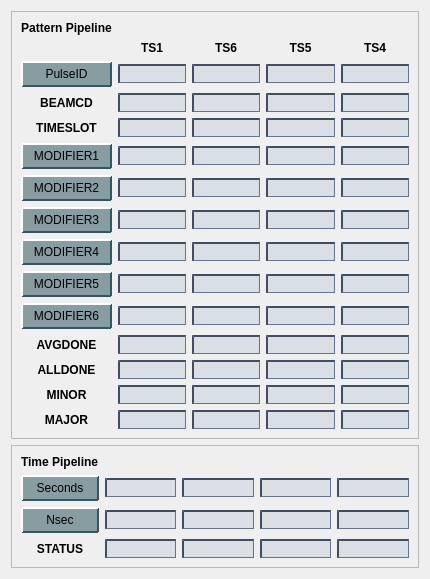
<?xml version="1.0" encoding="UTF-8"?>
<ui version="4.0">
 <class>Form</class>
 <widget class="QWidget" name="Form">
  <property name="geometry">
   <rect>
    <x>0</x>
    <y>0</y>
    <width>430</width>
    <height>539</height>
   </rect>
  </property>
  <property name="windowTitle">
   <string>Timing Pattern Diagnostics - TPR:${LOCA}:${IOC_UNIT}:${INST}</string>
  </property>
  <property name="styleSheet">
   <string notr="true">QPushButton {
    background-color: rgb(136,157,162);
    border-color: rgb(212,228,233) rgb(50,88,100) rgb(50,88,100) rgb(212,228,233);
    border-style: outset;
    border-radius: 1px;
    border-width: 2px; 
    padding: 4px;
}
QPushButton:hover {
   background-color: rgb(106,127,132);
}
QPushButton:pressed {
    background-color: rgb(208,229,232);
    border-style: inset;
    border-width: 2px;
	border-color: rgb(50,88,100) rgb(212,228,233) rgb(212,228,233) rgb(50,88,100);
}
QPushButton:checked{
    background-color: rgb(208,229,232);
    border-style: inset;
    border-width: 2px;
	border-color:  rgb(112,134,142) rgb(229,233,235) rgb(239,233,235) rgb(112,134,142);
}
QLineEdit {
  background-color: rgb(218,223,230);
  border-color: rgb(66,77,96);
  border-style: inset;
  border-width: 2px 1px 1px 2px;
}
QLineEdit:hover {
 background-color: rgb(198,203,210)
}
PyDMLabel {
  background-color: rgb(189,197,205);
}
</string>
  </property>
  <layout class="QVBoxLayout" name="verticalLayout">
   <item>
    <widget class="QFrame" name="frame">
     <property name="frameShape">
      <enum>QFrame::StyledPanel</enum>
     </property>
     <property name="frameShadow">
      <enum>QFrame::Raised</enum>
     </property>
     <layout class="QGridLayout" name="gridLayout">
      <item row="1" column="1">
       <widget class="QLabel" name="label">
        <property name="font">
         <font>
          <weight>75</weight>
          <bold>true</bold>
         </font>
        </property>
        <property name="text">
         <string>TS1</string>
        </property>
        <property name="alignment">
         <set>Qt::AlignCenter</set>
        </property>
       </widget>
      </item>
      <item row="5" column="0">
       <widget class="PyDMRelatedDisplayButton" name="PyDMRelatedDisplayButton_2">
        <property name="toolTip">
         <string/>
        </property>
        <property name="text">
         <string>MODIFIER1</string>
        </property>
       </widget>
      </item>
      <item row="9" column="4">
       <widget class="PyDMLineEdit" name="PyDMLineEdit_45">
        <property name="font">
         <font>
          <pointsize>8</pointsize>
         </font>
        </property>
        <property name="toolTip">
         <string/>
        </property>
        <property name="alignment">
         <set>Qt::AlignCenter</set>
        </property>
        <property name="channel" stdset="0">
         <string>ca://TPR:${LOCA}:${IOC_UNIT}:${INST}:PATTD_MODIFIER5</string>
        </property>
       </widget>
      </item>
      <item row="1" column="4">
       <widget class="QLabel" name="label_4">
        <property name="font">
         <font>
          <weight>75</weight>
          <bold>true</bold>
         </font>
        </property>
        <property name="text">
         <string>TS4</string>
        </property>
        <property name="alignment">
         <set>Qt::AlignCenter</set>
        </property>
       </widget>
      </item>
      <item row="4" column="1">
       <widget class="PyDMLineEdit" name="PyDMLineEdit_3">
        <property name="font">
         <font>
          <pointsize>8</pointsize>
         </font>
        </property>
        <property name="toolTip">
         <string/>
        </property>
        <property name="alignment">
         <set>Qt::AlignCenter</set>
        </property>
        <property name="channel" stdset="0">
         <string>ca://TPR:${LOCA}:${IOC_UNIT}:${INST}:PATTD3_TIMESLOT</string>
        </property>
       </widget>
      </item>
      <item row="9" column="1">
       <widget class="PyDMLineEdit" name="PyDMLineEdit_8">
        <property name="font">
         <font>
          <pointsize>8</pointsize>
         </font>
        </property>
        <property name="toolTip">
         <string/>
        </property>
        <property name="alignment">
         <set>Qt::AlignCenter</set>
        </property>
        <property name="channel" stdset="0">
         <string>ca://TPR:${LOCA}:${IOC_UNIT}:${INST}:PATTD3_MODIFIER5</string>
        </property>
       </widget>
      </item>
      <item row="4" column="3">
       <widget class="PyDMLineEdit" name="PyDMLineEdit_35">
        <property name="font">
         <font>
          <pointsize>8</pointsize>
         </font>
        </property>
        <property name="toolTip">
         <string/>
        </property>
        <property name="alignment">
         <set>Qt::AlignCenter</set>
        </property>
        <property name="channel" stdset="0">
         <string>ca://TPR:${LOCA}:${IOC_UNIT}:${INST}:PATTD1_TIMESLOT</string>
        </property>
       </widget>
      </item>
      <item row="10" column="1">
       <widget class="PyDMLineEdit" name="PyDMLineEdit_9">
        <property name="font">
         <font>
          <pointsize>8</pointsize>
         </font>
        </property>
        <property name="toolTip">
         <string/>
        </property>
        <property name="alignment">
         <set>Qt::AlignCenter</set>
        </property>
        <property name="channel" stdset="0">
         <string>ca://TPR:${LOCA}:${IOC_UNIT}:${INST}:PATTD3_MODIFIER6</string>
        </property>
       </widget>
      </item>
      <item row="3" column="0">
       <widget class="QLabel" name="label_5">
        <property name="font">
         <font>
          <weight>75</weight>
          <bold>true</bold>
         </font>
        </property>
        <property name="text">
         <string>BEAMCD</string>
        </property>
        <property name="alignment">
         <set>Qt::AlignCenter</set>
        </property>
       </widget>
      </item>
      <item row="12" column="2">
       <widget class="PyDMLineEdit" name="PyDMLineEdit_20">
        <property name="font">
         <font>
          <pointsize>8</pointsize>
         </font>
        </property>
        <property name="toolTip">
         <string/>
        </property>
        <property name="alignment">
         <set>Qt::AlignCenter</set>
        </property>
        <property name="channel" stdset="0">
         <string>ca://TPR:${LOCA}:${IOC_UNIT}:${INST}:PATTD2_EDEFINIT</string>
        </property>
       </widget>
      </item>
      <item row="7" column="0">
       <widget class="PyDMRelatedDisplayButton" name="PyDMRelatedDisplayButton_4">
        <property name="toolTip">
         <string/>
        </property>
        <property name="text">
         <string>MODIFIER3</string>
        </property>
       </widget>
      </item>
      <item row="13" column="0">
       <widget class="QLabel" name="label_8">
        <property name="font">
         <font>
          <weight>75</weight>
          <bold>true</bold>
         </font>
        </property>
        <property name="text">
         <string>MINOR</string>
        </property>
        <property name="alignment">
         <set>Qt::AlignCenter</set>
        </property>
       </widget>
      </item>
      <item row="5" column="2">
       <widget class="PyDMLineEdit" name="PyDMLineEdit_18">
        <property name="font">
         <font>
          <pointsize>8</pointsize>
         </font>
        </property>
        <property name="toolTip">
         <string/>
        </property>
        <property name="alignment">
         <set>Qt::AlignCenter</set>
        </property>
        <property name="channel" stdset="0">
         <string>ca://TPR:${LOCA}:${IOC_UNIT}:${INST}:PATTD2_MODIFIER1</string>
        </property>
       </widget>
      </item>
      <item row="3" column="4">
       <widget class="PyDMLineEdit" name="PyDMLineEdit_41">
        <property name="font">
         <font>
          <pointsize>8</pointsize>
         </font>
        </property>
        <property name="toolTip">
         <string/>
        </property>
        <property name="alignment">
         <set>Qt::AlignCenter</set>
        </property>
        <property name="channel" stdset="0">
         <string>ca://TPR:${LOCA}:${IOC_UNIT}:${INST}:PATTD_BEAMCODE</string>
        </property>
       </widget>
      </item>
      <item row="14" column="1">
       <widget class="PyDMLineEdit" name="PyDMLineEdit_13">
        <property name="font">
         <font>
          <pointsize>8</pointsize>
         </font>
        </property>
        <property name="toolTip">
         <string/>
        </property>
        <property name="alignment">
         <set>Qt::AlignCenter</set>
        </property>
        <property name="channel" stdset="0">
         <string>ca://TPR:${LOCA}:${IOC_UNIT}:${INST}:PATTD3_EDEFMAJOR</string>
        </property>
       </widget>
      </item>
      <item row="2" column="4">
       <widget class="PyDMLineEdit" name="PyDMLineEdit_47">
        <property name="font">
         <font>
          <pointsize>8</pointsize>
         </font>
        </property>
        <property name="toolTip">
         <string/>
        </property>
        <property name="alignment">
         <set>Qt::AlignCenter</set>
        </property>
        <property name="channel" stdset="0">
         <string>ca://TPR:${LOCA}:${IOC_UNIT}:${INST}:PATTD_PULSEID</string>
        </property>
       </widget>
      </item>
      <item row="6" column="3">
       <widget class="PyDMLineEdit" name="PyDMLineEdit_36">
        <property name="font">
         <font>
          <pointsize>8</pointsize>
         </font>
        </property>
        <property name="toolTip">
         <string/>
        </property>
        <property name="alignment">
         <set>Qt::AlignCenter</set>
        </property>
        <property name="channel" stdset="0">
         <string>ca://TPR:${LOCA}:${IOC_UNIT}:${INST}:PATTD1_MODIFIER2</string>
        </property>
       </widget>
      </item>
      <item row="7" column="4">
       <widget class="PyDMLineEdit" name="PyDMLineEdit_40">
        <property name="font">
         <font>
          <pointsize>8</pointsize>
         </font>
        </property>
        <property name="toolTip">
         <string/>
        </property>
        <property name="alignment">
         <set>Qt::AlignCenter</set>
        </property>
        <property name="channel" stdset="0">
         <string>ca://TPR:${LOCA}:${IOC_UNIT}:${INST}:PATTD_MODIFIER3</string>
        </property>
       </widget>
      </item>
      <item row="13" column="3">
       <widget class="PyDMLineEdit" name="PyDMLineEdit_30">
        <property name="font">
         <font>
          <pointsize>8</pointsize>
         </font>
        </property>
        <property name="toolTip">
         <string/>
        </property>
        <property name="alignment">
         <set>Qt::AlignCenter</set>
        </property>
        <property name="channel" stdset="0">
         <string>ca://TPR:${LOCA}:${IOC_UNIT}:${INST}:PATTD1_EDEFMINOR</string>
        </property>
       </widget>
      </item>
      <item row="6" column="2">
       <widget class="PyDMLineEdit" name="PyDMLineEdit_23">
        <property name="font">
         <font>
          <pointsize>8</pointsize>
         </font>
        </property>
        <property name="toolTip">
         <string/>
        </property>
        <property name="alignment">
         <set>Qt::AlignCenter</set>
        </property>
        <property name="channel" stdset="0">
         <string>ca://TPR:${LOCA}:${IOC_UNIT}:${INST}:PATTD2_MODIFIER2</string>
        </property>
       </widget>
      </item>
      <item row="2" column="2">
       <widget class="PyDMLineEdit" name="PyDMLineEdit_21">
        <property name="font">
         <font>
          <pointsize>8</pointsize>
         </font>
        </property>
        <property name="toolTip">
         <string/>
        </property>
        <property name="alignment">
         <set>Qt::AlignCenter</set>
        </property>
        <property name="channel" stdset="0">
         <string>ca://TPR:${LOCA}:${IOC_UNIT}:${INST}:PATTD2_PULSEID</string>
        </property>
       </widget>
      </item>
      <item row="12" column="0">
       <widget class="QLabel" name="label_9">
        <property name="font">
         <font>
          <weight>75</weight>
          <bold>true</bold>
         </font>
        </property>
        <property name="text">
         <string>ALLDONE</string>
        </property>
        <property name="alignment">
         <set>Qt::AlignCenter</set>
        </property>
       </widget>
      </item>
      <item row="10" column="3">
       <widget class="PyDMLineEdit" name="PyDMLineEdit_37">
        <property name="font">
         <font>
          <pointsize>8</pointsize>
         </font>
        </property>
        <property name="toolTip">
         <string/>
        </property>
        <property name="alignment">
         <set>Qt::AlignCenter</set>
        </property>
        <property name="channel" stdset="0">
         <string>ca://TPR:${LOCA}:${IOC_UNIT}:${INST}:PATTD1_MODIFIER6</string>
        </property>
       </widget>
      </item>
      <item row="3" column="1">
       <widget class="PyDMLineEdit" name="PyDMLineEdit_2">
        <property name="font">
         <font>
          <pointsize>8</pointsize>
         </font>
        </property>
        <property name="toolTip">
         <string/>
        </property>
        <property name="alignment">
         <set>Qt::AlignCenter</set>
        </property>
        <property name="channel" stdset="0">
         <string>ca://TPR:${LOCA}:${IOC_UNIT}:${INST}:PATTD3_BEAMCODE</string>
        </property>
       </widget>
      </item>
      <item row="14" column="4">
       <widget class="PyDMLineEdit" name="PyDMLineEdit_51">
        <property name="font">
         <font>
          <pointsize>8</pointsize>
         </font>
        </property>
        <property name="toolTip">
         <string/>
        </property>
        <property name="alignment">
         <set>Qt::AlignCenter</set>
        </property>
        <property name="channel" stdset="0">
         <string>ca://TPR:${LOCA}:${IOC_UNIT}:${INST}:PATTD_EDEFMAJOR</string>
        </property>
       </widget>
      </item>
      <item row="2" column="1">
       <widget class="PyDMLineEdit" name="PyDMLineEdit">
        <property name="font">
         <font>
          <pointsize>8</pointsize>
         </font>
        </property>
        <property name="toolTip">
         <string/>
        </property>
        <property name="alignment">
         <set>Qt::AlignCenter</set>
        </property>
        <property name="channel" stdset="0">
         <string>ca://TPR:${LOCA}:${IOC_UNIT}:${INST}:PATTD3_PULSEID</string>
        </property>
       </widget>
      </item>
      <item row="7" column="2">
       <widget class="PyDMLineEdit" name="PyDMLineEdit_14">
        <property name="font">
         <font>
          <pointsize>8</pointsize>
         </font>
        </property>
        <property name="toolTip">
         <string/>
        </property>
        <property name="alignment">
         <set>Qt::AlignCenter</set>
        </property>
        <property name="channel" stdset="0">
         <string>ca://TPR:${LOCA}:${IOC_UNIT}:${INST}:PATTD2_MODIFIER3</string>
        </property>
       </widget>
      </item>
      <item row="5" column="4">
       <widget class="PyDMLineEdit" name="PyDMLineEdit_44">
        <property name="font">
         <font>
          <pointsize>8</pointsize>
         </font>
        </property>
        <property name="toolTip">
         <string/>
        </property>
        <property name="alignment">
         <set>Qt::AlignCenter</set>
        </property>
        <property name="channel" stdset="0">
         <string>ca://TPR:${LOCA}:${IOC_UNIT}:${INST}:PATTD_MODIFIER1</string>
        </property>
       </widget>
      </item>
      <item row="8" column="1">
       <widget class="PyDMLineEdit" name="PyDMLineEdit_7">
        <property name="font">
         <font>
          <pointsize>8</pointsize>
         </font>
        </property>
        <property name="toolTip">
         <string/>
        </property>
        <property name="alignment">
         <set>Qt::AlignCenter</set>
        </property>
        <property name="channel" stdset="0">
         <string>ca://TPR:${LOCA}:${IOC_UNIT}:${INST}:PATTD3_MODIFIER4</string>
        </property>
       </widget>
      </item>
      <item row="7" column="3">
       <widget class="PyDMLineEdit" name="PyDMLineEdit_27">
        <property name="font">
         <font>
          <pointsize>8</pointsize>
         </font>
        </property>
        <property name="toolTip">
         <string/>
        </property>
        <property name="alignment">
         <set>Qt::AlignCenter</set>
        </property>
        <property name="channel" stdset="0">
         <string>ca://TPR:${LOCA}:${IOC_UNIT}:${INST}:PATTD1_MODIFIER3</string>
        </property>
       </widget>
      </item>
      <item row="14" column="0">
       <widget class="QLabel" name="label_7">
        <property name="font">
         <font>
          <weight>75</weight>
          <bold>true</bold>
         </font>
        </property>
        <property name="text">
         <string>MAJOR</string>
        </property>
        <property name="alignment">
         <set>Qt::AlignCenter</set>
        </property>
       </widget>
      </item>
      <item row="2" column="0">
       <widget class="PyDMRelatedDisplayButton" name="PyDMRelatedDisplayButton">
        <property name="toolTip">
         <string/>
        </property>
        <property name="text">
         <string>PulseID</string>
        </property>
       </widget>
      </item>
      <item row="9" column="0">
       <widget class="PyDMRelatedDisplayButton" name="PyDMRelatedDisplayButton_6">
        <property name="toolTip">
         <string/>
        </property>
        <property name="text">
         <string>MODIFIER5</string>
        </property>
       </widget>
      </item>
      <item row="6" column="4">
       <widget class="PyDMLineEdit" name="PyDMLineEdit_49">
        <property name="font">
         <font>
          <pointsize>8</pointsize>
         </font>
        </property>
        <property name="toolTip">
         <string/>
        </property>
        <property name="alignment">
         <set>Qt::AlignCenter</set>
        </property>
        <property name="channel" stdset="0">
         <string>ca://TPR:${LOCA}:${IOC_UNIT}:${INST}:PATTD_MODIFIER2</string>
        </property>
       </widget>
      </item>
      <item row="11" column="1">
       <widget class="PyDMLineEdit" name="PyDMLineEdit_10">
        <property name="font">
         <font>
          <pointsize>8</pointsize>
         </font>
        </property>
        <property name="toolTip">
         <string/>
        </property>
        <property name="alignment">
         <set>Qt::AlignCenter</set>
        </property>
        <property name="channel" stdset="0">
         <string>ca://TPR:${LOCA}:${IOC_UNIT}:${INST}:PATTD3_EDEFAVGDONE</string>
        </property>
       </widget>
      </item>
      <item row="11" column="0">
       <widget class="QLabel" name="label_10">
        <property name="font">
         <font>
          <weight>75</weight>
          <bold>true</bold>
         </font>
        </property>
        <property name="text">
         <string>AVGDONE</string>
        </property>
        <property name="alignment">
         <set>Qt::AlignCenter</set>
        </property>
       </widget>
      </item>
      <item row="7" column="1">
       <widget class="PyDMLineEdit" name="PyDMLineEdit_6">
        <property name="font">
         <font>
          <pointsize>8</pointsize>
         </font>
        </property>
        <property name="toolTip">
         <string/>
        </property>
        <property name="alignment">
         <set>Qt::AlignCenter</set>
        </property>
        <property name="channel" stdset="0">
         <string>ca://TPR:${LOCA}:${IOC_UNIT}:${INST}:PATTD3_MODIFIER3</string>
        </property>
       </widget>
      </item>
      <item row="3" column="2">
       <widget class="PyDMLineEdit" name="PyDMLineEdit_15">
        <property name="font">
         <font>
          <pointsize>8</pointsize>
         </font>
        </property>
        <property name="toolTip">
         <string/>
        </property>
        <property name="alignment">
         <set>Qt::AlignCenter</set>
        </property>
        <property name="channel" stdset="0">
         <string>ca://TPR:${LOCA}:${IOC_UNIT}:${INST}:PATTD2_BEAMCODE</string>
        </property>
       </widget>
      </item>
      <item row="2" column="3">
       <widget class="PyDMLineEdit" name="PyDMLineEdit_34">
        <property name="font">
         <font>
          <pointsize>8</pointsize>
         </font>
        </property>
        <property name="toolTip">
         <string/>
        </property>
        <property name="alignment">
         <set>Qt::AlignCenter</set>
        </property>
        <property name="channel" stdset="0">
         <string>ca://TPR:${LOCA}:${IOC_UNIT}:${INST}:PATTD1_PULSEID</string>
        </property>
       </widget>
      </item>
      <item row="1" column="2">
       <widget class="QLabel" name="label_2">
        <property name="font">
         <font>
          <weight>75</weight>
          <bold>true</bold>
         </font>
        </property>
        <property name="text">
         <string>TS6</string>
        </property>
        <property name="alignment">
         <set>Qt::AlignCenter</set>
        </property>
       </widget>
      </item>
      <item row="11" column="4">
       <widget class="PyDMLineEdit" name="PyDMLineEdit_42">
        <property name="font">
         <font>
          <pointsize>8</pointsize>
         </font>
        </property>
        <property name="toolTip">
         <string/>
        </property>
        <property name="alignment">
         <set>Qt::AlignCenter</set>
        </property>
        <property name="channel" stdset="0">
         <string>ca://TPR:${LOCA}:${IOC_UNIT}:${INST}:PATTD_EDEFAVGDONE</string>
        </property>
       </widget>
      </item>
      <item row="6" column="0">
       <widget class="PyDMRelatedDisplayButton" name="PyDMRelatedDisplayButton_3">
        <property name="toolTip">
         <string/>
        </property>
        <property name="text">
         <string>MODIFIER2</string>
        </property>
       </widget>
      </item>
      <item row="14" column="3">
       <widget class="PyDMLineEdit" name="PyDMLineEdit_38">
        <property name="font">
         <font>
          <pointsize>8</pointsize>
         </font>
        </property>
        <property name="toolTip">
         <string/>
        </property>
        <property name="alignment">
         <set>Qt::AlignCenter</set>
        </property>
        <property name="channel" stdset="0">
         <string>ca://TPR:${LOCA}:${IOC_UNIT}:${INST}:PATTD1_EDEFMAJOR</string>
        </property>
       </widget>
      </item>
      <item row="4" column="0">
       <widget class="QLabel" name="label_6">
        <property name="font">
         <font>
          <weight>75</weight>
          <bold>true</bold>
         </font>
        </property>
        <property name="text">
         <string>TIMESLOT</string>
        </property>
        <property name="alignment">
         <set>Qt::AlignCenter</set>
        </property>
       </widget>
      </item>
      <item row="13" column="4">
       <widget class="PyDMLineEdit" name="PyDMLineEdit_43">
        <property name="font">
         <font>
          <pointsize>8</pointsize>
         </font>
        </property>
        <property name="toolTip">
         <string/>
        </property>
        <property name="alignment">
         <set>Qt::AlignCenter</set>
        </property>
        <property name="channel" stdset="0">
         <string>ca://TPR:${LOCA}:${IOC_UNIT}:${INST}:PATTD_EDEFMINOR</string>
        </property>
       </widget>
      </item>
      <item row="12" column="3">
       <widget class="PyDMLineEdit" name="PyDMLineEdit_33">
        <property name="font">
         <font>
          <pointsize>8</pointsize>
         </font>
        </property>
        <property name="toolTip">
         <string/>
        </property>
        <property name="alignment">
         <set>Qt::AlignCenter</set>
        </property>
        <property name="channel" stdset="0">
         <string>ca://TPR:${LOCA}:${IOC_UNIT}:${INST}:PATTD1_EDEFINIT</string>
        </property>
       </widget>
      </item>
      <item row="4" column="2">
       <widget class="PyDMLineEdit" name="PyDMLineEdit_22">
        <property name="font">
         <font>
          <pointsize>8</pointsize>
         </font>
        </property>
        <property name="toolTip">
         <string/>
        </property>
        <property name="alignment">
         <set>Qt::AlignCenter</set>
        </property>
        <property name="channel" stdset="0">
         <string>ca://TPR:${LOCA}:${IOC_UNIT}:${INST}:PATTD2_TIMESLOT</string>
        </property>
       </widget>
      </item>
      <item row="4" column="4">
       <widget class="PyDMLineEdit" name="PyDMLineEdit_48">
        <property name="font">
         <font>
          <pointsize>8</pointsize>
         </font>
        </property>
        <property name="toolTip">
         <string/>
        </property>
        <property name="alignment">
         <set>Qt::AlignCenter</set>
        </property>
        <property name="channel" stdset="0">
         <string>ca://TPR:${LOCA}:${IOC_UNIT}:${INST}:PATTD_TIMESLOT</string>
        </property>
       </widget>
      </item>
      <item row="1" column="3">
       <widget class="QLabel" name="label_3">
        <property name="font">
         <font>
          <weight>75</weight>
          <bold>true</bold>
         </font>
        </property>
        <property name="text">
         <string>TS5</string>
        </property>
        <property name="alignment">
         <set>Qt::AlignCenter</set>
        </property>
       </widget>
      </item>
      <item row="13" column="2">
       <widget class="PyDMLineEdit" name="PyDMLineEdit_17">
        <property name="font">
         <font>
          <pointsize>8</pointsize>
         </font>
        </property>
        <property name="toolTip">
         <string/>
        </property>
        <property name="alignment">
         <set>Qt::AlignCenter</set>
        </property>
        <property name="channel" stdset="0">
         <string>ca://TPR:${LOCA}:${IOC_UNIT}:${INST}:PATTD2_EDEFMINOR</string>
        </property>
       </widget>
      </item>
      <item row="10" column="2">
       <widget class="PyDMLineEdit" name="PyDMLineEdit_24">
        <property name="font">
         <font>
          <pointsize>8</pointsize>
         </font>
        </property>
        <property name="toolTip">
         <string/>
        </property>
        <property name="alignment">
         <set>Qt::AlignCenter</set>
        </property>
        <property name="channel" stdset="0">
         <string>ca://TPR:${LOCA}:${IOC_UNIT}:${INST}:PATTD2_MODIFIER6</string>
        </property>
       </widget>
      </item>
      <item row="6" column="1">
       <widget class="PyDMLineEdit" name="PyDMLineEdit_5">
        <property name="font">
         <font>
          <pointsize>8</pointsize>
         </font>
        </property>
        <property name="toolTip">
         <string/>
        </property>
        <property name="alignment">
         <set>Qt::AlignCenter</set>
        </property>
        <property name="channel" stdset="0">
         <string>ca://TPR:${LOCA}:${IOC_UNIT}:${INST}:PATTD3_MODIFIER2</string>
        </property>
       </widget>
      </item>
      <item row="8" column="2">
       <widget class="PyDMLineEdit" name="PyDMLineEdit_26">
        <property name="font">
         <font>
          <pointsize>8</pointsize>
         </font>
        </property>
        <property name="toolTip">
         <string/>
        </property>
        <property name="alignment">
         <set>Qt::AlignCenter</set>
        </property>
        <property name="channel" stdset="0">
         <string>ca://TPR:${LOCA}:${IOC_UNIT}:${INST}:PATTD2_MODIFIER4</string>
        </property>
       </widget>
      </item>
      <item row="9" column="3">
       <widget class="PyDMLineEdit" name="PyDMLineEdit_32">
        <property name="font">
         <font>
          <pointsize>8</pointsize>
         </font>
        </property>
        <property name="toolTip">
         <string/>
        </property>
        <property name="alignment">
         <set>Qt::AlignCenter</set>
        </property>
        <property name="channel" stdset="0">
         <string>ca://TPR:${LOCA}:${IOC_UNIT}:${INST}:PATTD1_MODIFIER5</string>
        </property>
       </widget>
      </item>
      <item row="5" column="1">
       <widget class="PyDMLineEdit" name="PyDMLineEdit_4">
        <property name="font">
         <font>
          <pointsize>8</pointsize>
         </font>
        </property>
        <property name="toolTip">
         <string/>
        </property>
        <property name="alignment">
         <set>Qt::AlignCenter</set>
        </property>
        <property name="channel" stdset="0">
         <string>ca://TPR:${LOCA}:${IOC_UNIT}:${INST}:PATTD3_MODIFIER1</string>
        </property>
       </widget>
      </item>
      <item row="5" column="3">
       <widget class="PyDMLineEdit" name="PyDMLineEdit_31">
        <property name="font">
         <font>
          <pointsize>8</pointsize>
         </font>
        </property>
        <property name="toolTip">
         <string/>
        </property>
        <property name="alignment">
         <set>Qt::AlignCenter</set>
        </property>
        <property name="channel" stdset="0">
         <string>ca://TPR:${LOCA}:${IOC_UNIT}:${INST}:PATTD1_MODIFIER1</string>
        </property>
       </widget>
      </item>
      <item row="12" column="1">
       <widget class="PyDMLineEdit" name="PyDMLineEdit_11">
        <property name="font">
         <font>
          <pointsize>8</pointsize>
         </font>
        </property>
        <property name="toolTip">
         <string/>
        </property>
        <property name="alignment">
         <set>Qt::AlignCenter</set>
        </property>
        <property name="channel" stdset="0">
         <string>ca://TPR:${LOCA}:${IOC_UNIT}:${INST}:PATTD3_EDEFINIT</string>
        </property>
       </widget>
      </item>
      <item row="11" column="3">
       <widget class="PyDMLineEdit" name="PyDMLineEdit_29">
        <property name="font">
         <font>
          <pointsize>8</pointsize>
         </font>
        </property>
        <property name="toolTip">
         <string/>
        </property>
        <property name="alignment">
         <set>Qt::AlignCenter</set>
        </property>
        <property name="channel" stdset="0">
         <string>ca://TPR:${LOCA}:${IOC_UNIT}:${INST}:PATTD1_EDEFAVGDONE</string>
        </property>
       </widget>
      </item>
      <item row="8" column="0">
       <widget class="PyDMRelatedDisplayButton" name="PyDMRelatedDisplayButton_5">
        <property name="toolTip">
         <string/>
        </property>
        <property name="text">
         <string>MODIFIER4</string>
        </property>
       </widget>
      </item>
      <item row="8" column="4">
       <widget class="PyDMLineEdit" name="PyDMLineEdit_52">
        <property name="font">
         <font>
          <pointsize>8</pointsize>
         </font>
        </property>
        <property name="toolTip">
         <string/>
        </property>
        <property name="alignment">
         <set>Qt::AlignCenter</set>
        </property>
        <property name="channel" stdset="0">
         <string>ca://TPR:${LOCA}:${IOC_UNIT}:${INST}:PATTD_MODIFIER4</string>
        </property>
       </widget>
      </item>
      <item row="13" column="1">
       <widget class="PyDMLineEdit" name="PyDMLineEdit_12">
        <property name="font">
         <font>
          <pointsize>8</pointsize>
         </font>
        </property>
        <property name="toolTip">
         <string/>
        </property>
        <property name="alignment">
         <set>Qt::AlignCenter</set>
        </property>
        <property name="channel" stdset="0">
         <string>ca://TPR:${LOCA}:${IOC_UNIT}:${INST}:PATTD3_EDEFMINOR</string>
        </property>
       </widget>
      </item>
      <item row="14" column="2">
       <widget class="PyDMLineEdit" name="PyDMLineEdit_25">
        <property name="font">
         <font>
          <pointsize>8</pointsize>
         </font>
        </property>
        <property name="toolTip">
         <string/>
        </property>
        <property name="alignment">
         <set>Qt::AlignCenter</set>
        </property>
        <property name="channel" stdset="0">
         <string>ca://TPR:${LOCA}:${IOC_UNIT}:${INST}:PATTD2_EDEFMAJOR</string>
        </property>
       </widget>
      </item>
      <item row="8" column="3">
       <widget class="PyDMLineEdit" name="PyDMLineEdit_39">
        <property name="font">
         <font>
          <pointsize>8</pointsize>
         </font>
        </property>
        <property name="toolTip">
         <string/>
        </property>
        <property name="alignment">
         <set>Qt::AlignCenter</set>
        </property>
        <property name="channel" stdset="0">
         <string>ca://TPR:${LOCA}:${IOC_UNIT}:${INST}:PATTD1_MODIFIER4</string>
        </property>
       </widget>
      </item>
      <item row="10" column="4">
       <widget class="PyDMLineEdit" name="PyDMLineEdit_50">
        <property name="font">
         <font>
          <pointsize>8</pointsize>
         </font>
        </property>
        <property name="toolTip">
         <string/>
        </property>
        <property name="alignment">
         <set>Qt::AlignCenter</set>
        </property>
        <property name="channel" stdset="0">
         <string>ca://TPR:${LOCA}:${IOC_UNIT}:${INST}:PATTD_MODIFIER6</string>
        </property>
       </widget>
      </item>
      <item row="11" column="2">
       <widget class="PyDMLineEdit" name="PyDMLineEdit_16">
        <property name="font">
         <font>
          <pointsize>8</pointsize>
         </font>
        </property>
        <property name="toolTip">
         <string/>
        </property>
        <property name="alignment">
         <set>Qt::AlignCenter</set>
        </property>
        <property name="channel" stdset="0">
         <string>ca://TPR:${LOCA}:${IOC_UNIT}:${INST}:PATTD2_EDEFAVGDONE</string>
        </property>
       </widget>
      </item>
      <item row="3" column="3">
       <widget class="PyDMLineEdit" name="PyDMLineEdit_28">
        <property name="font">
         <font>
          <pointsize>8</pointsize>
         </font>
        </property>
        <property name="toolTip">
         <string/>
        </property>
        <property name="alignment">
         <set>Qt::AlignCenter</set>
        </property>
        <property name="channel" stdset="0">
         <string>ca://TPR:${LOCA}:${IOC_UNIT}:${INST}:PATTD1_BEAMCODE</string>
        </property>
       </widget>
      </item>
      <item row="12" column="4">
       <widget class="PyDMLineEdit" name="PyDMLineEdit_46">
        <property name="font">
         <font>
          <pointsize>8</pointsize>
         </font>
        </property>
        <property name="toolTip">
         <string/>
        </property>
        <property name="alignment">
         <set>Qt::AlignCenter</set>
        </property>
        <property name="channel" stdset="0">
         <string>ca://TPR:${LOCA}:${IOC_UNIT}:${INST}:PATTD_EDEFINIT</string>
        </property>
       </widget>
      </item>
      <item row="9" column="2">
       <widget class="PyDMLineEdit" name="PyDMLineEdit_19">
        <property name="font">
         <font>
          <pointsize>8</pointsize>
         </font>
        </property>
        <property name="toolTip">
         <string/>
        </property>
        <property name="alignment">
         <set>Qt::AlignCenter</set>
        </property>
        <property name="channel" stdset="0">
         <string>ca://TPR:${LOCA}:${IOC_UNIT}:${INST}:PATTD2_MODIFIER5</string>
        </property>
       </widget>
      </item>
      <item row="10" column="0">
       <widget class="PyDMRelatedDisplayButton" name="PyDMRelatedDisplayButton_7">
        <property name="toolTip">
         <string/>
        </property>
        <property name="text">
         <string>MODIFIER6</string>
        </property>
       </widget>
      </item>
      <item row="0" column="0">
       <widget class="QLabel" name="label_11">
        <property name="font">
         <font>
          <weight>75</weight>
          <bold>true</bold>
         </font>
        </property>
        <property name="text">
         <string>Pattern Pipeline</string>
        </property>
        <property name="alignment">
         <set>Qt::AlignCenter</set>
        </property>
       </widget>
      </item>
     </layout>
    </widget>
   </item>
   <item>
    <widget class="QFrame" name="frame_2">
     <property name="frameShape">
      <enum>QFrame::StyledPanel</enum>
     </property>
     <property name="frameShadow">
      <enum>QFrame::Raised</enum>
     </property>
     <layout class="QGridLayout" name="gridLayout_2">
      <item row="3" column="4">
       <widget class="PyDMLineEdit" name="PyDMLineEdit_63">
        <property name="font">
         <font>
          <pointsize>8</pointsize>
         </font>
        </property>
        <property name="toolTip">
         <string/>
        </property>
        <property name="alignment">
         <set>Qt::AlignCenter</set>
        </property>
        <property name="channel" stdset="0">
         <string>ca://TPR:${LOCA}:${IOC_UNIT}:${INST}:PATTD_NANOSECOND</string>
        </property>
       </widget>
      </item>
      <item row="2" column="3">
       <widget class="PyDMLineEdit" name="PyDMLineEdit_55">
        <property name="font">
         <font>
          <pointsize>8</pointsize>
         </font>
        </property>
        <property name="toolTip">
         <string/>
        </property>
        <property name="alignment">
         <set>Qt::AlignCenter</set>
        </property>
        <property name="channel" stdset="0">
         <string>ca://TPR:${LOCA}:${IOC_UNIT}:${INST}:PATTD1_SECOND</string>
        </property>
       </widget>
      </item>
      <item row="3" column="0">
       <widget class="PyDMRelatedDisplayButton" name="PyDMRelatedDisplayButton_9">
        <property name="toolTip">
         <string/>
        </property>
        <property name="text">
         <string>Nsec</string>
        </property>
       </widget>
      </item>
      <item row="3" column="1">
       <widget class="PyDMLineEdit" name="PyDMLineEdit_57">
        <property name="font">
         <font>
          <pointsize>8</pointsize>
         </font>
        </property>
        <property name="toolTip">
         <string/>
        </property>
        <property name="alignment">
         <set>Qt::AlignCenter</set>
        </property>
        <property name="channel" stdset="0">
         <string>ca://TPR:${LOCA}:${IOC_UNIT}:${INST}:PATTD3_NANOSECOND</string>
        </property>
       </widget>
      </item>
      <item row="2" column="1">
       <widget class="PyDMLineEdit" name="PyDMLineEdit_53">
        <property name="font">
         <font>
          <pointsize>8</pointsize>
         </font>
        </property>
        <property name="toolTip">
         <string/>
        </property>
        <property name="alignment">
         <set>Qt::AlignCenter</set>
        </property>
        <property name="channel" stdset="0">
         <string>ca://TPR:${LOCA}:${IOC_UNIT}:${INST}:PATTD3_SECOND</string>
        </property>
       </widget>
      </item>
      <item row="2" column="2">
       <widget class="PyDMLineEdit" name="PyDMLineEdit_54">
        <property name="font">
         <font>
          <pointsize>8</pointsize>
         </font>
        </property>
        <property name="toolTip">
         <string/>
        </property>
        <property name="alignment">
         <set>Qt::AlignCenter</set>
        </property>
        <property name="channel" stdset="0">
         <string>ca://TPR:${LOCA}:${IOC_UNIT}:${INST}:PATTD2_SECOND</string>
        </property>
       </widget>
      </item>
      <item row="4" column="0">
       <widget class="QLabel" name="label_13">
        <property name="font">
         <font>
          <weight>75</weight>
          <bold>true</bold>
         </font>
        </property>
        <property name="text">
         <string>STATUS</string>
        </property>
        <property name="alignment">
         <set>Qt::AlignCenter</set>
        </property>
       </widget>
      </item>
      <item row="4" column="1">
       <widget class="PyDMLineEdit" name="PyDMLineEdit_58">
        <property name="font">
         <font>
          <pointsize>8</pointsize>
         </font>
        </property>
        <property name="toolTip">
         <string/>
        </property>
        <property name="alignment">
         <set>Qt::AlignCenter</set>
        </property>
        <property name="channel" stdset="0">
         <string>ca://TPR:${LOCA}:${IOC_UNIT}:${INST}:PATTD3_STATUS</string>
        </property>
       </widget>
      </item>
      <item row="4" column="3">
       <widget class="PyDMLineEdit" name="PyDMLineEdit_62">
        <property name="font">
         <font>
          <pointsize>8</pointsize>
         </font>
        </property>
        <property name="toolTip">
         <string/>
        </property>
        <property name="alignment">
         <set>Qt::AlignCenter</set>
        </property>
        <property name="channel" stdset="0">
         <string>ca://TPR:${LOCA}:${IOC_UNIT}:${INST}:PATTD1_STATUS</string>
        </property>
       </widget>
      </item>
      <item row="2" column="4">
       <widget class="PyDMLineEdit" name="PyDMLineEdit_56">
        <property name="font">
         <font>
          <pointsize>8</pointsize>
         </font>
        </property>
        <property name="toolTip">
         <string/>
        </property>
        <property name="alignment">
         <set>Qt::AlignCenter</set>
        </property>
        <property name="channel" stdset="0">
         <string>ca://TPR:${LOCA}:${IOC_UNIT}:${INST}:PATTD_SECOND</string>
        </property>
       </widget>
      </item>
      <item row="2" column="0">
       <widget class="PyDMRelatedDisplayButton" name="PyDMRelatedDisplayButton_8">
        <property name="toolTip">
         <string/>
        </property>
        <property name="text">
         <string>Seconds</string>
        </property>
       </widget>
      </item>
      <item row="4" column="2">
       <widget class="PyDMLineEdit" name="PyDMLineEdit_60">
        <property name="font">
         <font>
          <pointsize>8</pointsize>
         </font>
        </property>
        <property name="toolTip">
         <string/>
        </property>
        <property name="alignment">
         <set>Qt::AlignCenter</set>
        </property>
        <property name="channel" stdset="0">
         <string>ca://TPR:${LOCA}:${IOC_UNIT}:${INST}:PATTD2_STATUS</string>
        </property>
       </widget>
      </item>
      <item row="4" column="4">
       <widget class="PyDMLineEdit" name="PyDMLineEdit_64">
        <property name="font">
         <font>
          <pointsize>8</pointsize>
         </font>
        </property>
        <property name="toolTip">
         <string/>
        </property>
        <property name="alignment">
         <set>Qt::AlignCenter</set>
        </property>
        <property name="channel" stdset="0">
         <string>ca://TPR:${LOCA}:${IOC_UNIT}:${INST}:PATTD_STATUS</string>
        </property>
       </widget>
      </item>
      <item row="3" column="3">
       <widget class="PyDMLineEdit" name="PyDMLineEdit_61">
        <property name="font">
         <font>
          <pointsize>8</pointsize>
         </font>
        </property>
        <property name="toolTip">
         <string/>
        </property>
        <property name="alignment">
         <set>Qt::AlignCenter</set>
        </property>
        <property name="channel" stdset="0">
         <string>ca://TPR:${LOCA}:${IOC_UNIT}:${INST}:PATTD1_NANOSECOND</string>
        </property>
       </widget>
      </item>
      <item row="3" column="2">
       <widget class="PyDMLineEdit" name="PyDMLineEdit_59">
        <property name="font">
         <font>
          <pointsize>8</pointsize>
         </font>
        </property>
        <property name="toolTip">
         <string/>
        </property>
        <property name="alignment">
         <set>Qt::AlignCenter</set>
        </property>
        <property name="channel" stdset="0">
         <string>ca://TPR:${LOCA}:${IOC_UNIT}:${INST}:PATTD2_NANOSECOND</string>
        </property>
       </widget>
      </item>
      <item row="1" column="0">
       <widget class="QLabel" name="label_12">
        <property name="font">
         <font>
          <weight>75</weight>
          <bold>true</bold>
         </font>
        </property>
        <property name="text">
         <string>Time Pipeline</string>
        </property>
       </widget>
      </item>
     </layout>
    </widget>
   </item>
  </layout>
 </widget>
 <customwidgets>
  <customwidget>
   <class>PyDMLineEdit</class>
   <extends>QLineEdit</extends>
   <header>pydm.widgets.line_edit</header>
  </customwidget>
  <customwidget>
   <class>PyDMRelatedDisplayButton</class>
   <extends>QPushButton</extends>
   <header>pydm.widgets.related_display_button</header>
  </customwidget>
 </customwidgets>
 <resources/>
 <connections/>
</ui>
